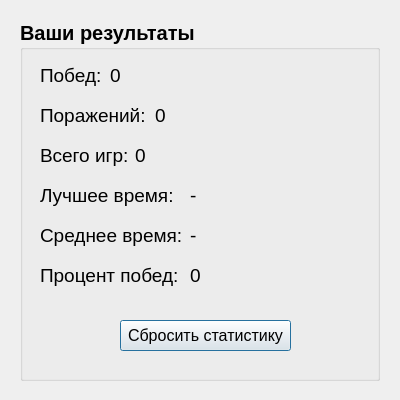
<?xml version="1.0" encoding="UTF-8"?>
<ui version="4.0">
 <class>StatisticsWindow</class>
 <widget class="QDialog" name="StatisticsWindow">
  <property name="geometry">
   <rect>
    <x>0</x>
    <y>0</y>
    <width>400</width>
    <height>400</height>
   </rect>
  </property>
  <property name="windowTitle">
   <string>Dialog</string>
  </property>
  <widget class="QGroupBox" name="groupBox">
   <property name="geometry">
    <rect>
     <x>20</x>
     <y>20</y>
     <width>360</width>
     <height>361</height>
    </rect>
   </property>
   <property name="font">
    <font>
     <pointsize>15</pointsize>
     <bold>true</bold>
    </font>
   </property>
   <property name="title">
    <string>Ваши результаты</string>
   </property>
   <widget class="QLabel" name="label_1">
    <property name="geometry">
     <rect>
      <x>20</x>
      <y>40</y>
      <width>61</width>
      <height>30</height>
     </rect>
    </property>
    <property name="font">
     <font>
      <pointsize>14</pointsize>
      <bold>false</bold>
     </font>
    </property>
    <property name="text">
     <string>Побед:</string>
    </property>
   </widget>
   <widget class="QLabel" name="winsLabel">
    <property name="geometry">
     <rect>
      <x>90</x>
      <y>45</y>
      <width>251</width>
      <height>20</height>
     </rect>
    </property>
    <property name="font">
     <font>
      <pointsize>14</pointsize>
      <bold>false</bold>
     </font>
    </property>
    <property name="text">
     <string>0</string>
    </property>
   </widget>
   <widget class="QLabel" name="label_2">
    <property name="geometry">
     <rect>
      <x>20</x>
      <y>80</y>
      <width>110</width>
      <height>30</height>
     </rect>
    </property>
    <property name="font">
     <font>
      <pointsize>14</pointsize>
      <bold>false</bold>
     </font>
    </property>
    <property name="text">
     <string>Поражений:</string>
    </property>
   </widget>
   <widget class="QLabel" name="lossesLabel">
    <property name="geometry">
     <rect>
      <x>135</x>
      <y>85</y>
      <width>201</width>
      <height>20</height>
     </rect>
    </property>
    <property name="font">
     <font>
      <pointsize>14</pointsize>
      <bold>false</bold>
     </font>
    </property>
    <property name="text">
     <string>0</string>
    </property>
   </widget>
   <widget class="QLabel" name="label_3">
    <property name="geometry">
     <rect>
      <x>20</x>
      <y>120</y>
      <width>91</width>
      <height>30</height>
     </rect>
    </property>
    <property name="font">
     <font>
      <pointsize>14</pointsize>
      <bold>false</bold>
     </font>
    </property>
    <property name="text">
     <string>Всего игр:</string>
    </property>
   </widget>
   <widget class="QLabel" name="totalGamesLabel">
    <property name="geometry">
     <rect>
      <x>115</x>
      <y>125</y>
      <width>221</width>
      <height>20</height>
     </rect>
    </property>
    <property name="font">
     <font>
      <pointsize>14</pointsize>
      <bold>false</bold>
     </font>
    </property>
    <property name="text">
     <string>0</string>
    </property>
   </widget>
   <widget class="QLabel" name="label_4">
    <property name="geometry">
     <rect>
      <x>20</x>
      <y>240</y>
      <width>141</width>
      <height>30</height>
     </rect>
    </property>
    <property name="font">
     <font>
      <pointsize>14</pointsize>
      <bold>false</bold>
     </font>
    </property>
    <property name="text">
     <string>Процент побед:</string>
    </property>
   </widget>
   <widget class="QLabel" name="winRateLabel">
    <property name="geometry">
     <rect>
      <x>170</x>
      <y>245</y>
      <width>171</width>
      <height>20</height>
     </rect>
    </property>
    <property name="font">
     <font>
      <pointsize>14</pointsize>
      <bold>false</bold>
     </font>
    </property>
    <property name="text">
     <string>0</string>
    </property>
   </widget>
   <widget class="QLabel" name="label_6">
    <property name="geometry">
     <rect>
      <x>20</x>
      <y>200</y>
      <width>141</width>
      <height>30</height>
     </rect>
    </property>
    <property name="font">
     <font>
      <pointsize>14</pointsize>
      <bold>false</bold>
     </font>
    </property>
    <property name="text">
     <string>Среднее время:</string>
    </property>
   </widget>
   <widget class="QLabel" name="label_5">
    <property name="geometry">
     <rect>
      <x>20</x>
      <y>160</y>
      <width>141</width>
      <height>30</height>
     </rect>
    </property>
    <property name="font">
     <font>
      <pointsize>14</pointsize>
      <bold>false</bold>
     </font>
    </property>
    <property name="text">
     <string>Лучшее время:</string>
    </property>
   </widget>
   <widget class="QLabel" name="bestTimeLabel">
    <property name="geometry">
     <rect>
      <x>170</x>
      <y>165</y>
      <width>171</width>
      <height>20</height>
     </rect>
    </property>
    <property name="font">
     <font>
      <pointsize>14</pointsize>
      <bold>false</bold>
     </font>
    </property>
    <property name="text">
     <string>-</string>
    </property>
   </widget>
   <widget class="QLabel" name="avgTimeLabel">
    <property name="geometry">
     <rect>
      <x>170</x>
      <y>205</y>
      <width>171</width>
      <height>20</height>
     </rect>
    </property>
    <property name="font">
     <font>
      <pointsize>14</pointsize>
      <bold>false</bold>
     </font>
    </property>
    <property name="text">
     <string>-</string>
    </property>
   </widget>
   <widget class="QPushButton" name="resetButton">
    <property name="geometry">
     <rect>
      <x>100</x>
      <y>300</y>
      <width>171</width>
      <height>31</height>
     </rect>
    </property>
    <property name="font">
     <font>
      <pointsize>12</pointsize>
      <bold>false</bold>
     </font>
    </property>
    <property name="text">
     <string>Сбросить статистику</string>
    </property>
   </widget>
  </widget>
 </widget>
 <resources/>
 <connections/>
</ui>
